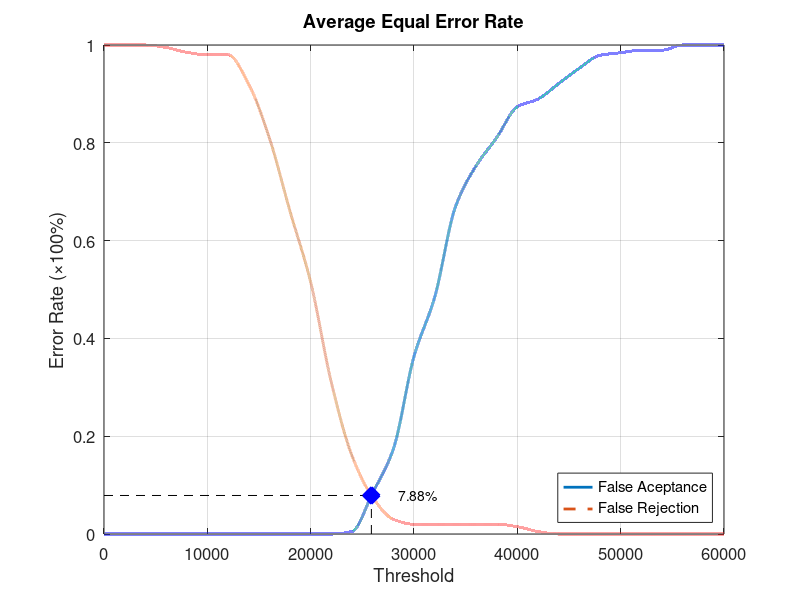
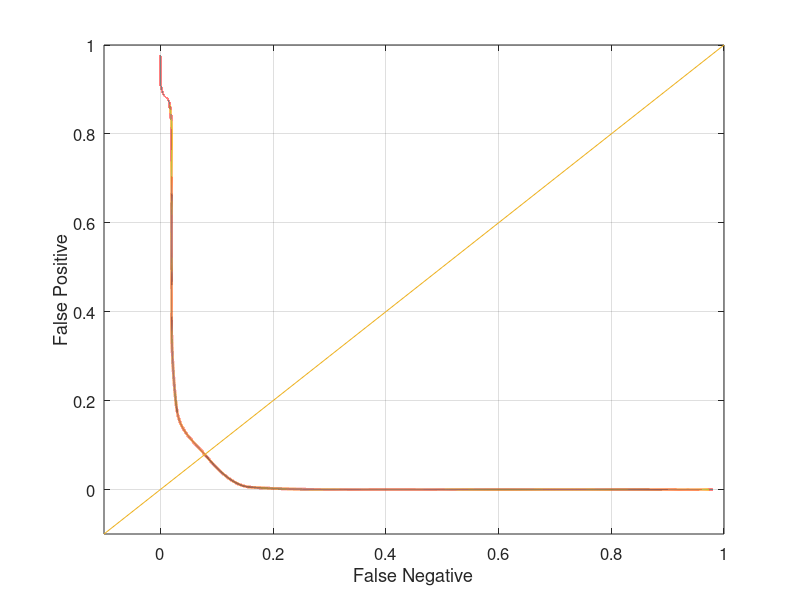

MATLAB code for these plots, in order:
function yEER = Database1_1
close all;
clear;
clc;
x = 0:2000:60000;
xq = 0:0.5:60000;

y0 = [0 0 0 0 0 0 0 0 0 0 0 0 0.00526316 0.0842105 0.173684 0.363158 0.484211 0.668421 0.752632 0.810526 0.873684 0.889474 0.921053 0.952632 0.978947 0.984211 0.989474 0.989474 1 1 1];
yy0 = interp1(x, y0, xq, 'pchip');
y1 = [1 1 1 0.995 0.985 0.98 0.98 0.92 0.81 0.66 0.515 0.31 0.16 0.075 0.03 0.02 0.02 0.02 0.02 0.02 0.015 0.005 0 0 0 0 0 0 0 0 0];
yy1 = interp1(x, y1, xq, 'pchip');

% Calculating EER: 
y2 = abs(y0 - y1);
find(y2 == min(y2))
yy2 = abs(yy0 - yy1);
xEER = find(yy2 == min(yy2));
xEERIndex = xq(xEER) % X-axis EER
yEER = yy0(xEER) % Y-axis EER

main = figure
plot(xq, yy0,'-','LineWidth', 2);	hold on
plot(xq, yy1,'--','LineWidth', 2);	hold on
plot([xEERIndex xEERIndex], [0 yEER], 'k--');	hold on
plot([0 xEERIndex], [yEER yEER], 'k--');	hold on
plot(xEERIndex, yEER, 'bx', 'LineWidth', 10);	hold on
text(xEERIndex + 10 * xEERIndex / 100, yEER, [num2str(round((10000 * yEER)) / 100) '%'])
legend('False Aceptance', 'False Rejection', 'Location', 'SouthEast')
xlabel('Threshold')
ylabel('Error Rate (\times100%)')
title('Average Equal Error Rate')
set(gca, 'FontSize', 12)
axis([0 60000 0 1])
grid on

print(main, 'Database1_1Main', '-dpng');
FNRxFPR = figure('Color', [1 1 1]);
plot(yy1, yy0, '-', yy1, yy0, 'LineWidth', 2);
hold on
y = -0.1:0.1:1
plot(y, y); 
set(gca, 'FontSize', 12)
xlabel('False Negative')
ylabel('False Positive')
axis([-0.1 1 -0.1 1])
set(gca, 'FontSize', 12)
grid on

print(FNRxFPR, 'Database1_1FNRxFPR','-dpng');
end
